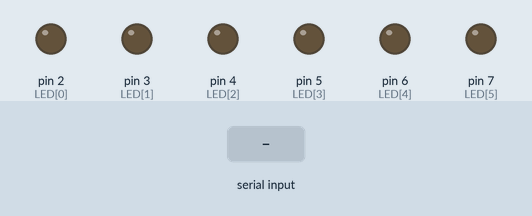
Simulated run of this sketch. Board: Arduino Uno, built with avr-gcc and run on an emulated ATmega328P. Shown: output pins drawn as LEDs (lit = HIGH). The inputs (shaded band) are chosen by the test bench.

Above: at 1.2 s.
1.3 s: "90,45\n" received over Serial
At 3.5 s:
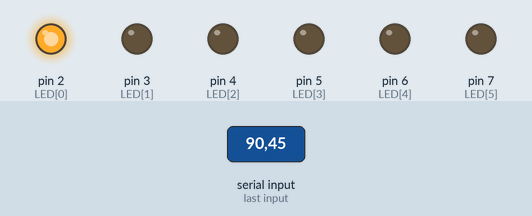
3.8 s: "5\n" received over Serial
At 5.3 s:
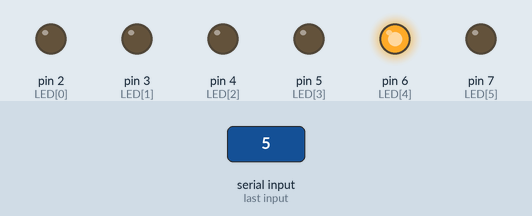
6.3 s: "90\n" received over Serial
At 8.5 s:
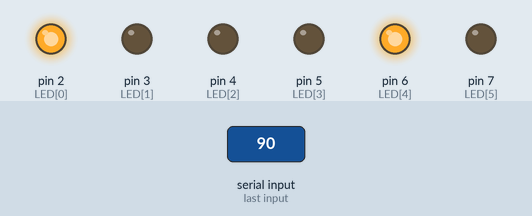
Timing chart, 0 to 10.0 s (numbered marks = the images above; inputs shaded):
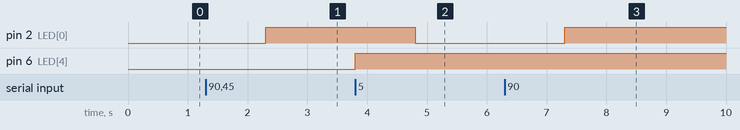

The sketch:

Serial4-3.ino
```cpp
byte LED[] = {2,3,4,5,6,7,8,9};
byte Cur_LED = 0;
void setup() {
  for(int i=0 ; i<=7 ; i++)
 pinMode(i, OUTPUT);
 Serial.begin(9600);
}

void loop()
{
  if (Serial.available())
    {
      int i = Serial.parseInt();
     i--;
      Cur_LED = Cur_LED ^ (1 << i);
      for (int j = 0; j <= 7 ; j++)
          digitalWrite(LED[j], Cur_LED & (1<<j));
    }
}
```

Measured:
- after the input at 1.3 s, pin 2 (LED[0]): LOW → HIGH after 1.0 s
- after the input at 3.8 s, pin 2 (LED[0]): HIGH → LOW after 1.0 s; pin 6 (LED[4]): LOW → HIGH at once
- after the input at 6.3 s, pin 2 (LED[0]): LOW → HIGH after 1.0 s
